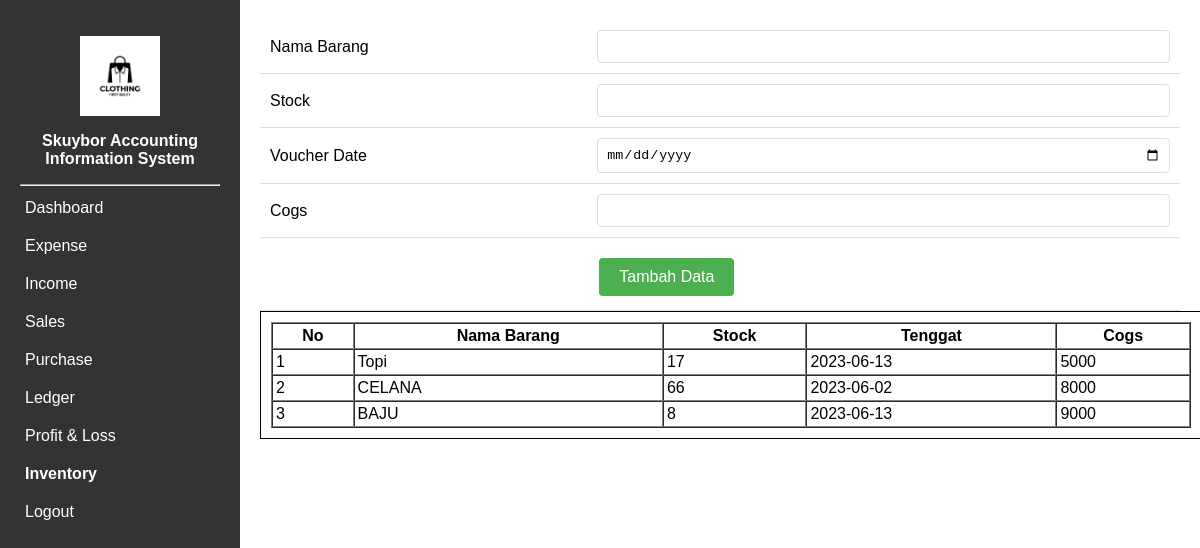
Page /inventory.php (signed in) on the committed database.
### tables this page shows
CREATE TABLE `inventory` (
  `barang_id` int(11) NOT NULL,
  `nama_barang` varchar(100) NOT NULL,
  `stock` int(11) NOT NULL,
  `tenggat` date NOT NULL,
  `cogs` int(11) NOT NULL
);

### function.php (called while the page is built, shortened)
<?php
$conn = mysqli_connect("localhost", "root", "", "projek") or die("Connect failed: " . $conn->error);
function query($query)
{
    global $conn;
    $result = mysqli_query($conn, $query);
    $rows = [];
    while ($row = mysqli_fetch_assoc($result)) {
        $rows[] = $row;
    }
    return $rows;
}
?>

### inventory.php (the view, shortened to what this page needs)
<?php
require 'function.php';
$inventory = query("SELECT * FROM inventory ORDER BY barang_id DESC");
?>
<html>
<head>
    <link rel="stylesheet" type="text/css" href="style.css">
</head>
<body>
    <div class="container">
        <nav>
            <center><img src="logo.jpg" alt="logo skuybor" style="width:40%;padding-top:1rem;">
                <b><p>Skuybor Accounting Information System</p></b>
            </center>
            <hr>
            <ul>
                <li><a href="index.php" onclick="showIndex()">Dashboard</a></li>
                <li><a href="expense.php" onclick="showExpense()">Expense</a></li>
                <li><a href="income.php" onclick="showIncome()">Income</a></li>
                <li><a href="Sales.php" onclick="showSales()">Sales</a></li>
                <li><a href="purchase.php" onclick="showPurchase()">Purchase</a></li>
                <li><a href="ledger.php" onclick="showLedger()">Ledger</a></li>
                <li><a href="profitloss.php" onclick="showProfitLoss()">Profit & Loss</a></li>
                <li><a class="active" href="inventory.php" onclick="showinventory()">Inventory</a></li>
                <li><a href="logout.php">Logout</a></li>
            </ul>
        </nav>
        <div id="content">
            <div class="form">
            <table>
            <form action="" method="POST" onsubmit="return validateForm()">
                    <tr>
                        <td>Nama Barang</td>
                        <td><input type="text" name="nama_barang"></td>
                    </tr>
                    <tr>
                        <td>Stock</td>
                        <td><input type="text" name="stock"></td>
                    </tr>
                    <tr>
                        <td>Voucher Date</td>
                        <td><input type="date" name="tenggat"></td>
                    </tr>
                    <tr>
                        <td><label for="cogs">Cogs</label></td>
                        <td><input type="text" name="cogs"></td>
                    </tr>
                    <tr>
                        <td></td>
                        <td><button type="submit" name="submit" class="simpan">Tambah Data</button></td>
                    </tr>
                </form>
            </table>
            </div>
            <div class="box-table">
                <table border="1" cellspacing="0" cellpadding="3px">
                    <tr>
                        <th>No</th>
                        <th>Nama Barang</th>
                        <th>Stock</th>
                        <th>Tenggat</th>
                        <th>Cogs</th>
                    </tr>
                    <?php $i = 1; ?>
                    <?php foreach ($inventory as $row): ?>
                        <tr>
                            <td><?php echo $i ?></td>
                            <td><?php echo $row["nama_barang"]; ?></td>
                            <td><?php echo $row["stock"]; ?></td>
                            <td><?php echo $row["tenggat"]; ?></td>
                            <td><?php echo $row["cogs"]; ?></td>
                        </tr>
                        <?php $i++; ?>
                    <?php endforeach; ?>
                </table>
            </div>
        </div>
    </div>
</body>
</html>

### style.css (style rules this page uses)
body { font-family: Arial, sans-serif; margin: 0; padding: 0; }
.container { display: flex; width: 100%; height: 100%; }
.container li .active, .container li :hover { font-weight: bold; font-size: 1rem; }
.container li .active ::after, .container li :hover::after { font-weight: bold; width: 50px; height: 2px; }
nav { background-color: #333; width: 200px; padding: 20px; height: 100vh; }
nav p { color: white; }
nav ul { list-style-type: none; padding: 0; margin: 0; }
nav ul li { margin-bottom: 10px; }
nav ul li a { display: block; text-decoration: none; color: #fff; padding: 5px; }
#content { flex: 1; padding: 20px; }
.box-table { border: 1px solid black; padding: 10px; display: table; width: 100%; }
table { width: 100%; }
.simpan { background-color: #4CAF50; color: white; border: none; padding: 10px 20px; text-align: center; text-decoration: none; display: inline-block; font-size: 16px; margin: 4px 2px; cursor: pointer; border-radius: 4px; }
.form table { width: 100%; border-collapse: collapse; }
.form table tr { border-bottom: 1px solid #ddd; }
.form table td { padding: 10px; }
.form input[type="text"], .form input[type="date"], .form select, .form textarea { width: 100%; padding: 8px; border: 1px solid #ddd; border-radius: 4px; box-sizing: border-box; }
.form button.simpan { background-color: #4CAF50; color: white; border: none; padding: 10px 20px; text-align: center; text-decoration: none; display: inline-block; font-size: 16px; margin-top: 10px; cursor: pointer; border-radius: 4px; }

### rows in the picture
inventory: nama_barang "Topi", stock "17", tenggat "2023-06-13", cogs "5000"
inventory: nama_barang "CELANA", stock "66", tenggat "2023-06-02", cogs "8000"
inventory: nama_barang "BAJU", stock "8", tenggat "2023-06-13", cogs "9000"
